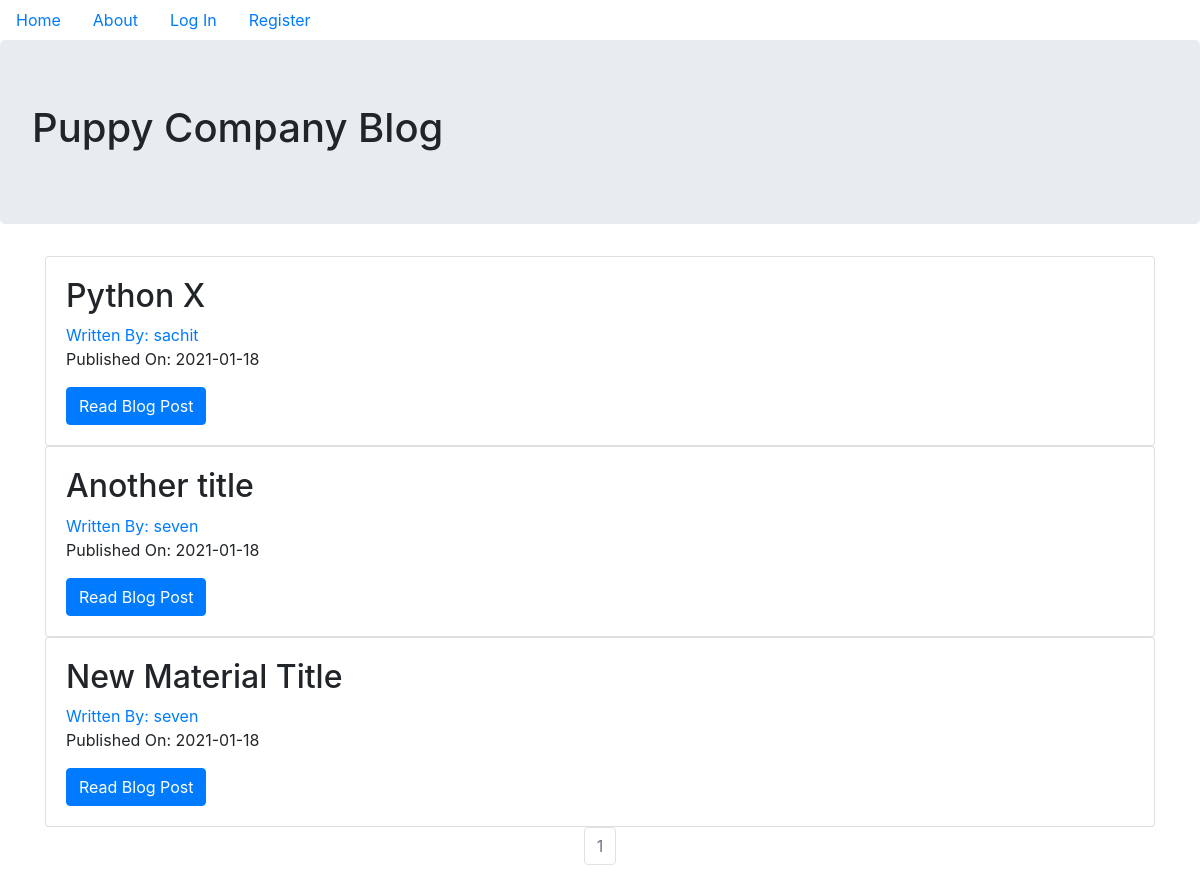
The page / on the database its author committed.
### puppycompanyblog/models.py (models this page shows, shortened)
class BlogPost(db.Model, UserMixin):
    users = db.relationship(User)
    id = db.Column(db.Integer, primary_key=True)
    user_id = db.Column(db.Integer, db.ForeignKey('users.id'), nullable=False)
    date = db.Column(db.DateTime, nullable=False, default=datetime.utcnow)
    title = db.Column(db.String(64), nullable=False)
    text = db.Column(db.Text, nullable=False)

class User(db.Model, UserMixin):
    __tablename__ = 'users'
    id = db.Column(db.Integer, primary_key=True)
    profile_image = db.Column(
        db.String(64), nullable=False, default='default_profile.png')
    email = db.Column(db.String(64), unique=True, index=True)
    username = db.Column(db.String(64),  unique=True, index=True)
    password_hash = db.Column(db.String(64))
    posts = db.relationship('BlogPost', backref='author', lazy=True)

### puppycompanyblog/core/views.py (the view)
@core.route('/')
def index():
    page = request.args.get('page', 1, type=int)
    blog_posts = BlogPost.query.order_by(
        BlogPost.date.desc()).paginate(page=page, per_page=10)
    return render_template('index.html', blog_posts=blog_posts)

### puppycompanyblog/templates/index.html (shortened to what this page needs)
{% extends "base.html" %}
{% block content %}
<div class="jumbotron">
    <h1>Puppy Company Blog</h1>
</div>
<div class="container">
    {% for post in blog_posts.items %}
    <div class="card">
        <div class="card-body">
            <h2> {{post.title}} </h2>
            <a href=" {{url_for('users.user_posts', username=post.author.username)}} "> Written By:
                {{post.author.username}} </a>
            <p>Published On: {{ post.date.strftime('%Y-%m-%d') }} </p>
            <a class="btn btn-primary" href=" {{ url_for('blog_posts.blog_post', blog_post_id=post.id) }} ">Read Blog
                Post</a>
        </div>
    </div>
    {% endfor %}
</div>
<nav aria-label="Page navigation example">
    <ul class="pagination justify-content-center">
        {% for page_num in blog_posts.iter_pages(left_edge=1, right_edge=1, left_current=1, right_current=2) %}
        {% if blog_posts.page == page_num %}
        <li class="page-item disabled">
            <a class="page-link" href="{{url_for('core.index', page=page_num)}} ">{{page_num}} </a>
        </li>
        {% else %}
        <li class="page-item">
            <a class="page-link" href="{{url_for('core.index',  page=page_num)}} ">{{page_num}} </a>
        </li>
        {% endif %}
        {% endfor %}
    </ul>
</nav>
{% endblock %}

### puppycompanyblog/templates/base.html (shortened to what this page needs)
<!DOCTYPE html>
<html lang="en">
<head>
    <link rel="stylesheet" href="https://maxcdn.bootstrapcdn.com/bootstrap/4.0.0/css/bootstrap.min.css"
>
</head>
<body>
    <ul class="nav">
        <li class="nav-link"><a href="{{ url_for('core.index') }} ">Home</a></li>
        <li class="nav-link"><a href="{{ url_for('core.info') }} ">About</a></li>
        {% if current_user.is_authenticated %}
        <li class="nav-link"><a href=" {{ url_for('users.logout') }} ">Log Out</a></li>
        <li class="nav-link"><a href=" {{ url_for('users.account') }} ">Account</a></li>
        <li class="nav-link"><a href=" {{ url_for('blog_posts.create_post') }} ">Create Post</a></li>
        {% else %}
        <li class="nav-link"><a href="  {{ url_for('users.login') }} ">Log In</a></li>
        <li class="nav-link"><a href=" {{ url_for('users.register') }} ">Register</a></li>
        {% endif %}
    </ul>
    {% block content %}
    {% endblock %}
</body>
</html>

### rows shown on the page
BlogPost: title "Python X", author.username "sachit", date "2021-01-18"
BlogPost: title "Another title", author.username "seven", date "2021-01-18"
BlogPost: title "New Material Title", author.username "seven", date "2021-01-18"

### other values the page prints
{{ page_num }} "1"
